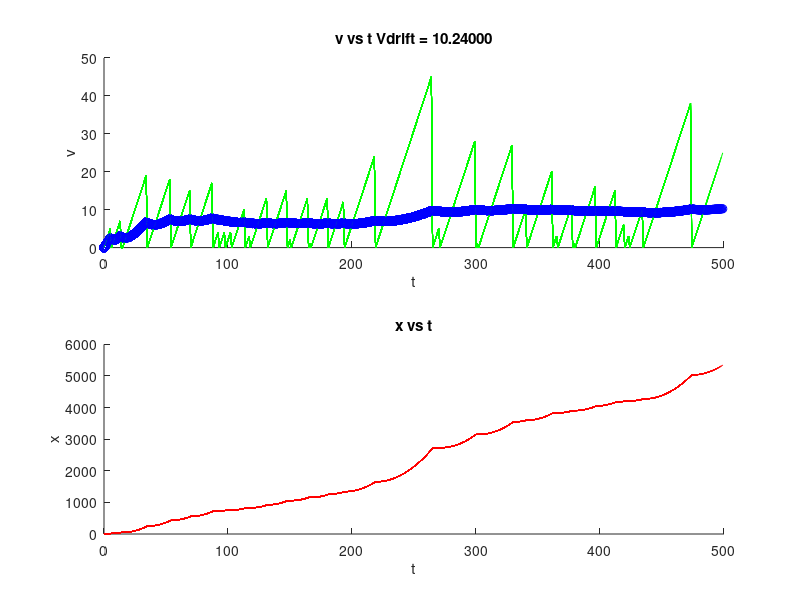

Write the MATLAB code that produced this figure.
clear all;
close all;

%Initial position/velocity
x=0;
v=0;
avgV=0;

t=0;% starting time
dt=1;%time step
n=500;%number of steps

tau = 10;
ps = 1-exp(-dt/tau); % probability of scattering
F = 1; % force
m = 1; % mass

%loop to advance position/velocity
for j= 2:dt:n
    % update based on previous
    if rand(1)<=ps %set v=0 if scattering
        v(j)=0;
    else
        v(j)= (F/m)*dt + v(j-1);
    end
    avgV(j) =mean(v);
    x(j)= (F/(2*m))*dt^2 + v(j-1)*dt + x(j-1);
    t(j) = dt +t(j-1);
    
    subplot(2,1,1);hold on;
    plot(t,v,'g');plot(t,avgV,'bo');
%     legend('Velocity','Average');
    title(sprintf('v vs t Vdrift = %0.5f',avgV(j)));xlabel('t');ylabel('v');
    hold off;
    
    subplot(2,1,2);hold on;
    plot(t,x,'r');
%     legend('Position');
    title('x vs t');xlabel('t');ylabel('x');
    hold off;
    
    pause(0.001)
end 

